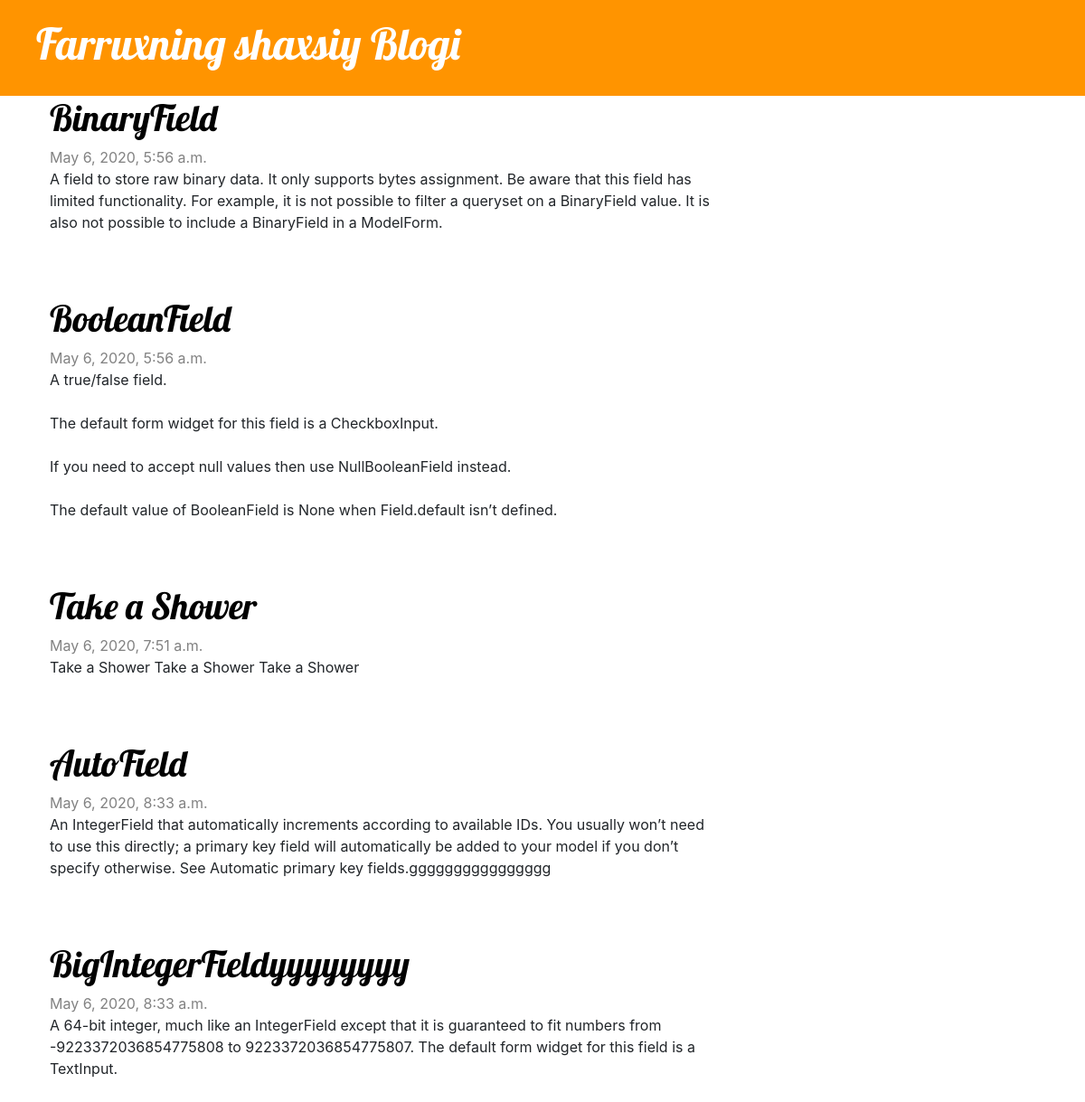
The page / on the database its author committed.
### blog/models.py (models this page shows, shortened)
class Post(models.Model):
    author = models.ForeignKey(settings.AUTH_USER_MODEL, on_delete=models.CASCADE)
    title = models.CharField(max_length=200)
    text = models.TextField()
    created_date = models.DateTimeField(default=timezone.now)
    published_date = models.DateTimeField(blank=True, null=True)

### blog/views.py (the view)
# urls.py: path('', views.post_list, name='post_list'),
def post_list(request):
    posts = Post.objects.filter(published_date__lte=timezone.now()).order_by('published_date')
    return render(request, 'blog/post_list.html', {'posts':posts})

### blog/templates/blog/post_list.html
{% extends 'blog/base.html' %}
{% block content %}
{% for post in posts %}
<div class="post">
    <h1><a href="{% url 'post_detail' pk=post.pk %}">{{ post.title }}</a></h1>
    <div class="date">
        {{ post.published_date }}
    </div>
    <p>{{ post.text|linebreaksbr }}</p>
</div>
{% endfor %}
{% endblock %}

### blog/templates/blog/base.html (shortened to what this page needs)
{% load static %}
<!DOCTYPE html>
<html lang="en">
<head>
    <link rel="stylesheet" href="https://stackpath.bootstrapcdn.com/bootstrap/4.4.1/css/bootstrap.min.css"
>
    <link href="https://stackpath.bootstrapcdn.com/font-awesome/4.7.0/css/font-awesome.min.css" rel="stylesheet"
>
    <link rel="stylesheet" href="{% static 'css/blog.css' %}">
</head>
<body>
    <div class="page-header">
        <h1><a href="/">Farruxning shaxsiy Blogi</a></h1>
    </div>
    <div class="content container">
        <div class="row">
            <div class="col-md-8">
                {% block content %}
                {% endblock %}
            </div>
        </div>
    </div>
</body>
</html>

### blog/static/css/blog.css (style rules this page uses)
.page-header { background-color: #ff9400; margin-top: 0; padding: 20px 20px 20px 40px; }
.page-header h1, .page-header h1 a, .page-header h1 a:visited, .page-header h1 a:active { color: #ffffff; font-size: 36pt; text-decoration: none; }
.content { margin-left: 40px; }
h1, h2, h3, h4 { font-family: 'Lobster', cursive; }
.date { color: #828282; }
.post { margin-bottom: 70px; }
.post h1 a, .post h1 a:visited { color: #000000; }

### rows shown on the page
Post: title "BinaryField", published_date "May 6, 2020, 5:56 a.m.", text "A field to store raw binary data. It only supports bytes assignment. Be aware that this field has limited functionality. For example, it is not possible to filter a queryset on a BinaryField value. It is also not possible to include a BinaryField in a ModelForm."
Post: title "BooleanField", published_date "May 6, 2020, 5:56 a.m.", text "A true/false field. The default form widget for this field is a CheckboxInput. If you need to accept null values then use NullBooleanField instead. The default value of BooleanField is None when Field.default isn’t defined."
Post: title "Take a Shower", published_date "May 6, 2020, 7:51 a.m.", text "Take a Shower Take a Shower Take a Shower"
Post: title "AutoField", published_date "May 6, 2020, 8:33 a.m.", text "An IntegerField that automatically increments according to available IDs. You usually won’t need to use this directly; a primary key field will automatically be added to your model if you don’t specify otherwise. See Automatic primary key fields.gggggggggggggggg"
Post: title "BigIntegerFieldyyyyyyyy", published_date "May 6, 2020, 8:33 a.m.", text "A 64-bit integer, much like an IntegerField except that it is guaranteed to fit numbers from -9223372036854775808 to 9223372036854775807. The default form widget for this field is a TextInput."
